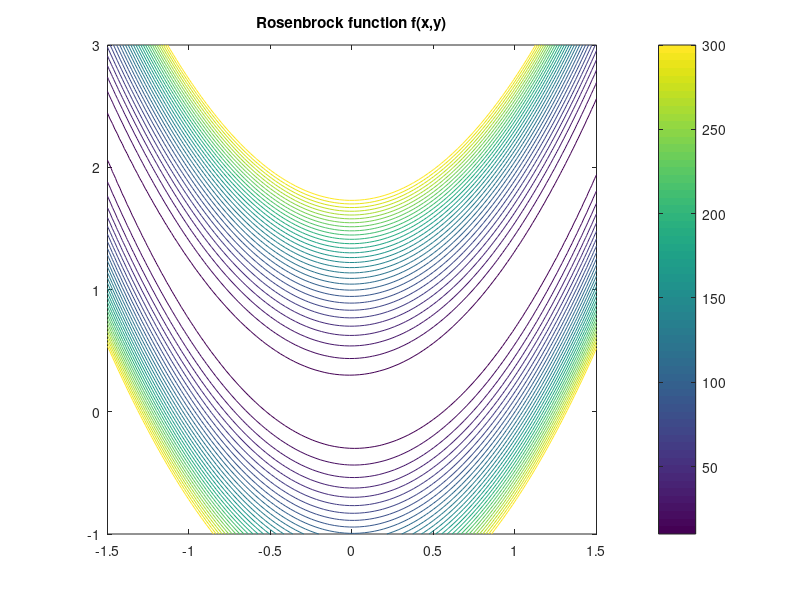

Reproduce this figure in MATLAB. (Note: this script raises an error after producing the figure.)
%% The Rosenbrock function in 2D optimisation
% Nick Trefethen, October 2010

%%
% (Chebfun example opt/Rosenbrock.m)
% [Tags: #optimization, #Rosenbrock, #2D, #edgedetection]

%% 1. The Rosenbrock function
% Chebfun can often do quite a good job of minimizing or maximizing a function
% defined on a 2D rectangle. Since the introduction of Chebfun2 in 2013, this
% would normally done with Chebfun2, but this example, originally written in
% 2010, uses 1D Chebfun to do the job. The "Rosenbrock revisited" Example
% treats the same problem more properly, and more efficiently, with Chebfun2
% [3].

%%
% The example we consider is the famous and challenging "Rosenbrock function":
f = @(x,y) (1-x).^2 + 100*(y-x.^2).^2;

%%
% First let's plot it to get an idea:
x = linspace(-1.5,1.5); y = linspace(-1,3);
[xx,yy] = meshgrid(x,y); ff = f(xx,yy);
levels = 10:10:300;
MS = 'markersize';
figure, contour(x,y,ff,levels), colorbar
axis([-1.5 1.5 -1 3]), axis square, hold on
title('Rosenbrock function f(x,y)')

%%
% It's obvious from the formula that the minimum value is $0$, taken at
% $x=y=1$. In 1D Chebfun, we can find this by taking slices. If $x_0$ is a
% constant, then the minimum of $f(x_0,y)$ over all $y$ can be obtained like
% this:
fminx0 = @(x0) min(chebfun(@(y) f(x0,y),[-1 3]));

%%
% Now we can make a chebfun representing `fminx` as a function of $x$:
fminx = chebfun(fminx0,[-1.5 1.5],'splitting','on');
figure, plot(fminx)
xlabel('x'), ylabel('min_y(f(x,y))')
title('minimum of f(x,y) along vertical slices')

%%
% The global minimum of $f(x,y)$ is the minimum of `fminx`:
format long
[minf,minx] = min(fminx)

%%
% The variable `minx` represents the $x$-coordinate of the minimum.
% We can find the $y$ coordinate like this:
[minf,miny] = min(chebfun(@(y) f(minx,y), [-1 3]))

%%
% Let's show the contour plot again, with the minimum point:
close, plot(minx,miny,'.k',MS,14)

%% 2. A function with several local minima
% Why did we put `splitting on` in this computation? It wasn't actually
% necessary in this case, but it would be necessary for more general functions
% $f(x,y)$ having several local extrema, because then the function `fminx`
% might not be smooth.

%%
% For example, consider this function defined on the square
% $[-1,1]\times[-1,1]$:
f = @(x,y) exp(x-2*x.^2-y.^2).*sin(6*(x+y+x.*y.^2));
x = linspace(-1,1); y = linspace(-1,1);
[xx,yy] = meshgrid(x,y); ff = f(xx,yy);
figure, contour(x,y,ff,30), colorbar
axis([-1 1 -1 1]), axis square, hold on
title('f(x,y)')

%%
% We define `fminx0` and `fminx` as before. Because of the lack of smoothness
% and the consequent need for edge detection, this computation takes a little
% while:
tic
fminx0 = @(x0) min(chebfun(@(y) f(x0,y),[-1 1]));
fminx = chebfun(fminx0,[-1 1],'splitting','on');
figure, plot(fminx)
xlabel('x'), ylabel('min_y(f(x,y))')
title('minimum of f(x,y) along vertical slices')
toc

%%
% Here are the breakpoints that Chebfun has introduced:
fminx.ends

%%
% We can now quickly compute the global minimum as before:
[minf,minx] = min(fminx)
[minf,miny] = min(chebfun(@(y) f(minx,y), [-1 3]))

%%
% And here's the plot:
close, plot(minx,miny,'.k',MS,14)

%% References
%
% 1. H. H. Rosenbrock, "An automatic method for finding the greatest or least
%    value of a function", Computer Journal 3 (1960), 175-184.
%
% 2. S. Scheuring, Global Optimization in the Chebfun System, thesis, MSc in
%    Mathematical Modelling and Scientific Computing, Oxford University, 2008.
%
% 3. Chebfun Example [opt/Rosenbrock2](../opt/Rosenbrock2.html)
